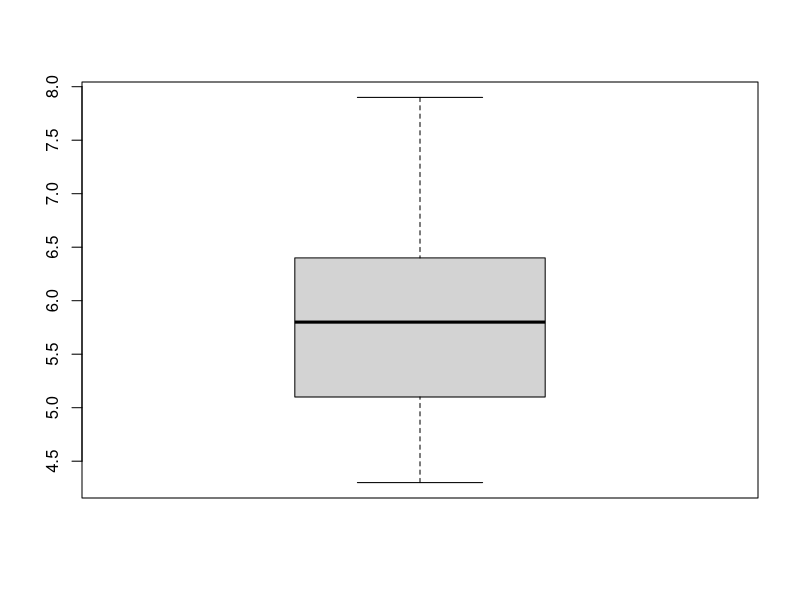
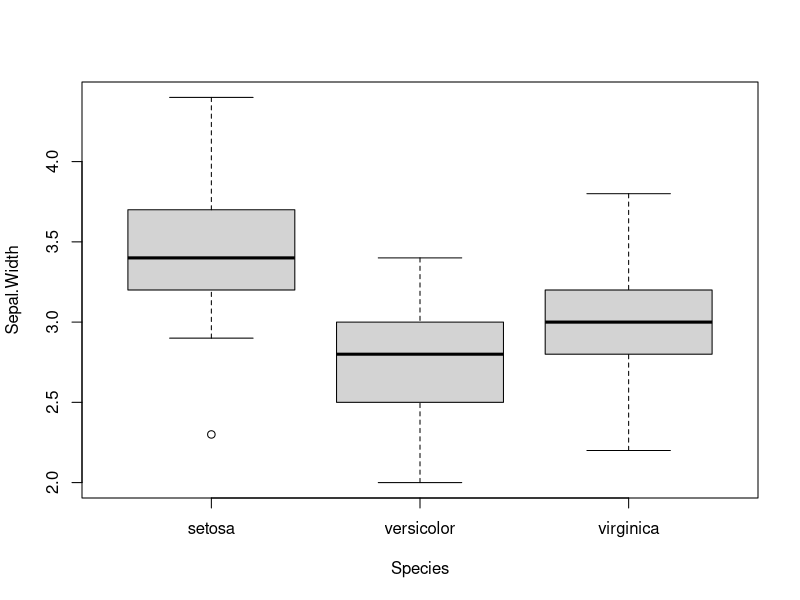
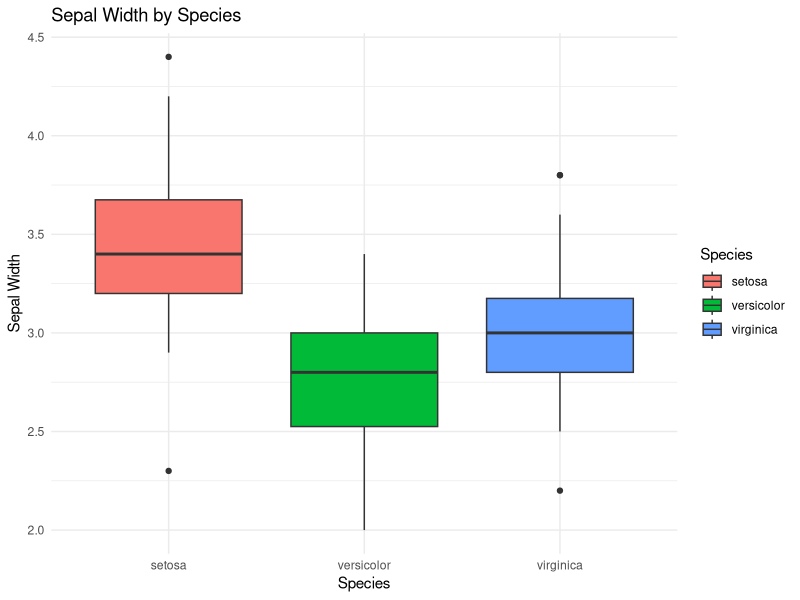

Reproduce these figures in R, in order.
## ---- chunk 1
2 + 2
## ---- chunk 2
my_data = iris$Sepal.Length
## ---- chunk 3
boxplot(my_data)
## ---- chunk 4
data()
## ---- chunk 5
head(iris)
## ---- chunk 6
boxplot(
  Sepal.Width ~ Species,
  data = iris
)
## ---- chunk 7
# Load in ggplot packages
library(ggplot2)

# Plot a boxplot of sepal widths coloured by iris species
ggplot(iris, aes(x = Species, y = Sepal.Width, fill = Species)) +
  geom_boxplot() +
  labs(
    title = "Sepal Width by Species",
    x = "Species",
    y = "Sepal Width"
  ) +
  theme_minimal()
